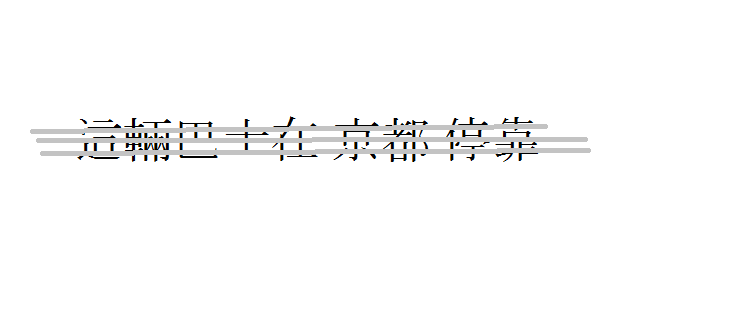
#> input picture LW4/original.png, 738 x 314 px
$ python main.py
#> lines starting #> are read from the running program, lines starting #| are printed output that depends on the picture; after the words box and inside, x2 and y2 are one past the last pixel; in counts of white or black regions, pixels touching at a corner belong together
import cv2
import matplotlib.pyplot as plt

def remove_lines(image_path, output_path1='output1.png', output_path2='output2.png'):
#> called with image_path = 'original.png', output_path1 = 'output1.png', output_path2 = 'output2.png'
    img = cv2.imread(image_path)
#> img is the input picture: shape (314, 738, 3); mean B, G, R 250.3, 250.3, 250.3
    gray = cv2.cvtColor(img, cv2.COLOR_BGR2GRAY)

    inverted = cv2.bitwise_not(gray)
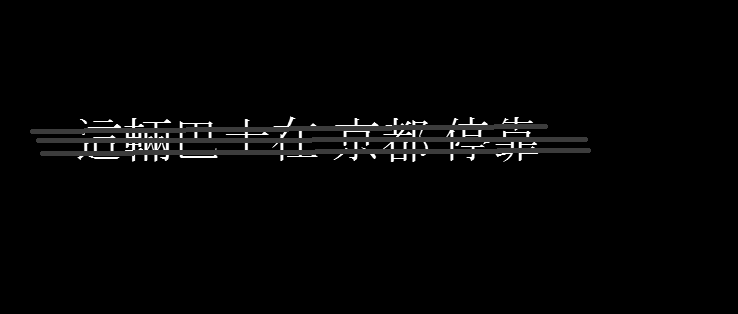
#> inverted: shape (314, 738); min 0, max 255, mean 4.7

    horizontal_kernel = cv2.getStructuringElement(cv2.MORPH_RECT, (45, 1))
    horizontal_lines = cv2.morphologyEx(inverted, cv2.MORPH_OPEN, horizontal_kernel, iterations=1)

    result = cv2.inpaint(gray, horizontal_lines, 3, cv2.INPAINT_TELEA)
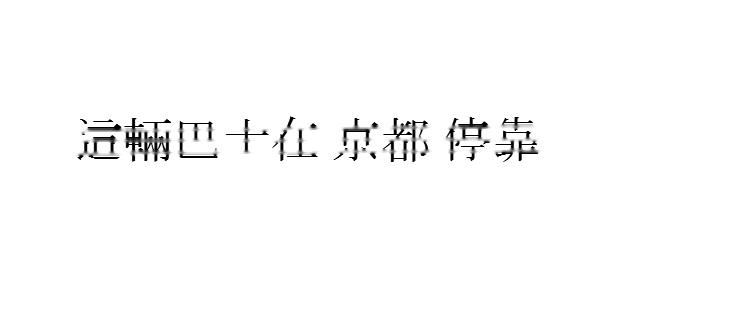
#> result: shape (314, 738); min 0, max 255, mean 250.9

    _, thresh1 = cv2.threshold(result, 0, 255, cv2.THRESH_BINARY + cv2.THRESH_OTSU)
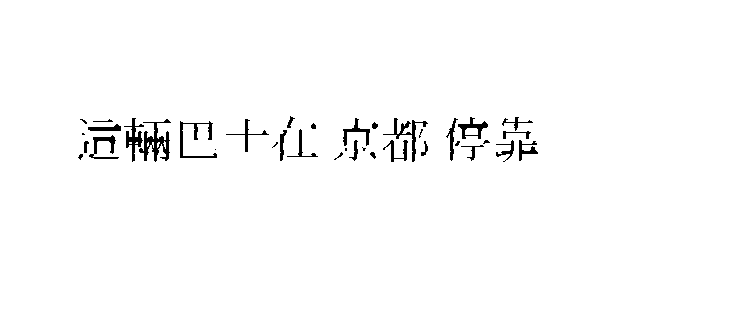
#> thresh1: shape (314, 738); 98.3% white; 37 black regions (11 under 20 px), largest, box (x1, y1, x2, y2) and area: (139, 119, 171, 162) 519, (180, 121, 217, 158) 326, (383, 118, 428, 162) 323
    thresh2 = cv2.adaptiveThreshold(result, 255, cv2.ADAPTIVE_THRESH_MEAN_C, cv2.THRESH_BINARY, 15, 5)
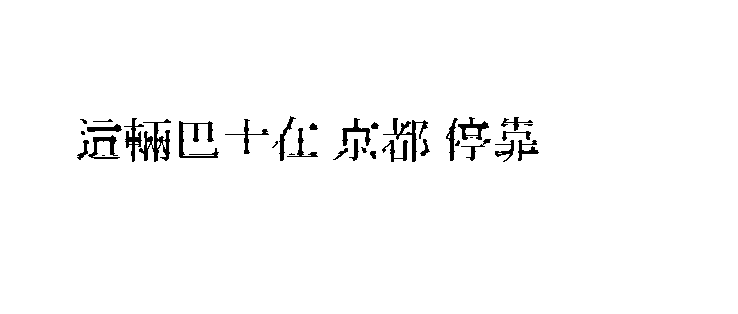
#> thresh2: shape (314, 738); 97.9% white; 35 black regions (8 under 20 px), largest, box (x1, y1, x2, y2) and area: (139, 119, 171, 162) 528, (179, 121, 219, 158) 466, (383, 118, 428, 162) 403
    thresh3 = cv2.adaptiveThreshold(result, 255, cv2.ADAPTIVE_THRESH_GAUSSIAN_C, cv2.THRESH_BINARY, 15, 5)
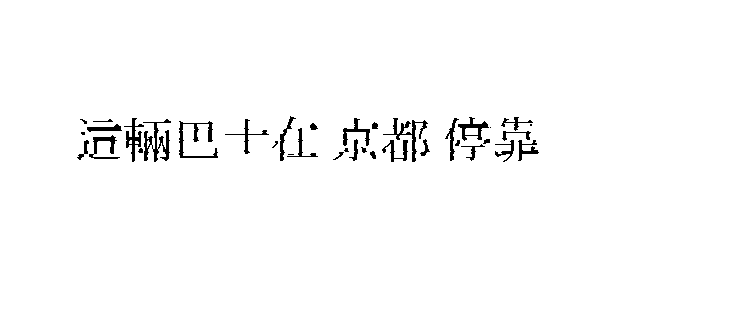
#> thresh3: shape (314, 738); 98.2% white; 37 black regions (8 under 20 px), largest, box (x1, y1, x2, y2) and area: (143, 119, 171, 162) 453, (179, 121, 218, 158) 384, (383, 118, 428, 162) 368

    cv2.imwrite(output_path1, result)
    cv2.imwrite(output_path2, thresh2)

    plt.figure(figsize=(15, 10))

    images = [
        (gray, 'Оригинал (grayscale)'),
        (inverted, 'Инвертированный'),
        (horizontal_lines, 'Горизонтальные линии'),
        (result, 'После удаления линий'),
        (thresh1, 'Бинаризация Otsu'),
        (thresh2, 'Adaptive Mean'),
        (thresh3, 'Adaptive Gaussian')
    ]

    for i, (image, title) in enumerate(images, 1):
        plt.subplot(3, 3, i)
        plt.imshow(image, cmap='gray')
        plt.title(title)
        plt.axis('off')
#> this loop made 7 passes
#> title on passes 1 to 7: 'Оригинал (grayscale)', 'Инвертированный', 'Горизонтальные линии', 'После удаления линий', 'Бинаризация Otsu', 'Adaptive Mean', 'Adaptive Gaussian'

    plt.tight_layout()
    plt.show()

    return thresh1

if __name__ == "__main__":
    remove_lines('original.png')
